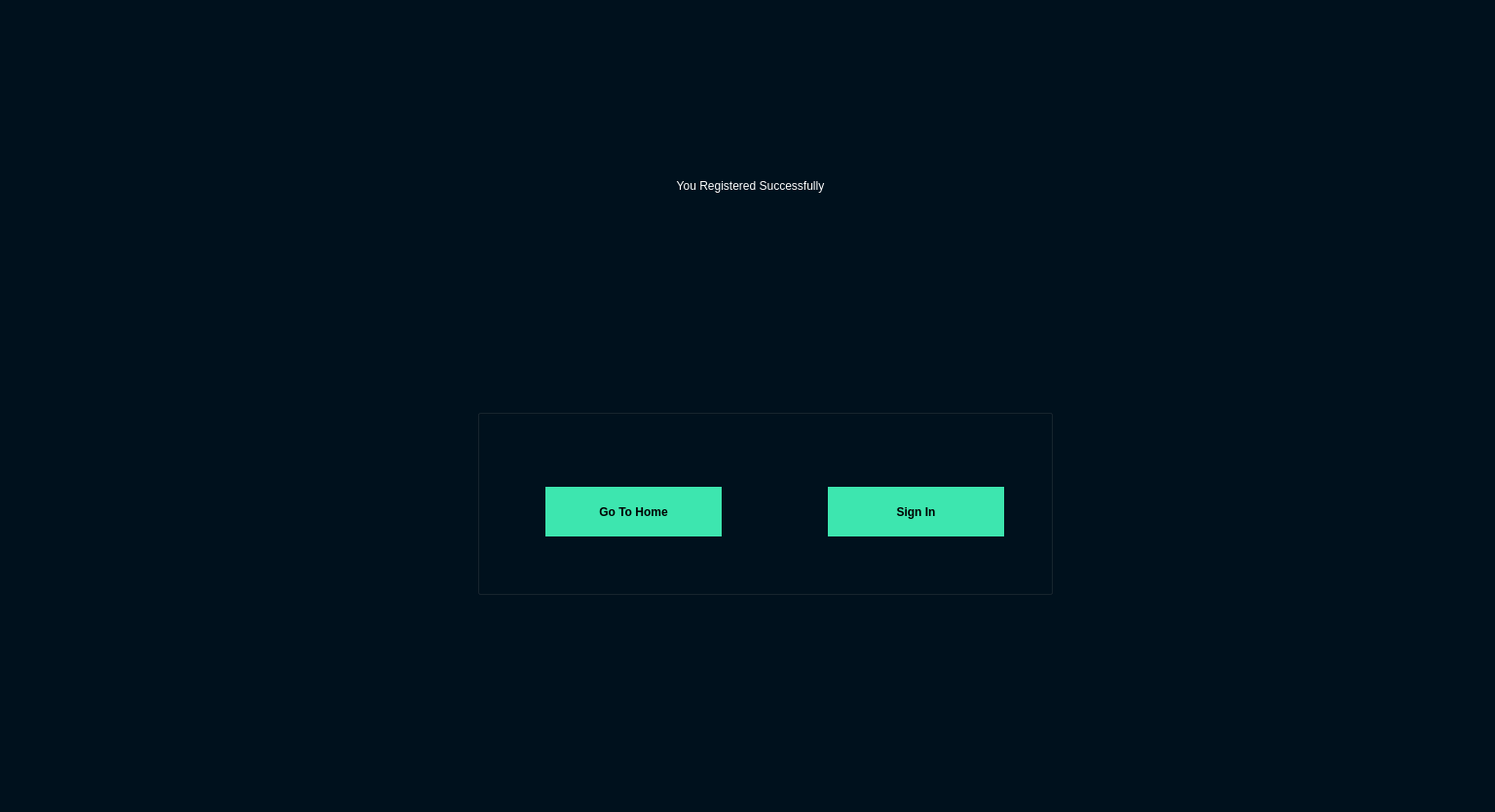
<?xml version="1.0" encoding="UTF-8"?>
<ui version="4.0">
 <class>sign_confirm</class>
 <widget class="QDialog" name="sign_confirm">
  <property name="geometry">
   <rect>
    <x>0</x>
    <y>0</y>
    <width>1535</width>
    <height>834</height>
   </rect>
  </property>
  <property name="windowTitle">
   <string>Dialog</string>
  </property>
  <property name="styleSheet">
   <string notr="true">QWidget
{
	background-color: #00111d;
	color: #000000;
	border-color: #000000;

}


/*-----QLabel-----*/
QLabel
{
	background-color: #00111d;
	color: #717e87;
	border-color: #000000;

}


/*-----QPushButton-----*/
QPushButton
{
	background-color: #3de6af;
	color: #000000;
	border-style: solid;
	border-color: #000000;
	font-weight : bold;
	padding: 13px;

}


QPushButton::hover
{
	background-color: #3dffaf;
	color: #000000;
	border-style: solid;
	border-color: #000000;
	font-weight : bold;
	padding: 13px;

}


QPushButton::pressed
{
	background-color: #3dc8af;
	color: #000000;
	border-style: solid;
	border-color: #000000;
	font-weight : bold;
	padding: 13px;

}


/*-----QToolButton-----*/
QToolButton
{
	background-color: #00111d;
	color: #000000;
	border-style: solid;
	border-color: #000000;
	padding: 5px;

}


QToolButton::hover
{
	background-color: #00111d;
	color: #000000;
	border-style: solid;
	border-width: 1px;
	border-color: #01dcff;

}


QToolButton::pressed
{
	background-color: #01dcff;
	color: #000000;
	border-style: solid;
	border-width: 1px;
	border-color: #01dcff;

}


/*-----QLineEdit-----*/
QLineEdit
{
	background-color: #082336;
	color: #3e93ff;
	border-style: solid;
	border-width: 2px;
	border-color: #1e4b6d;
	padding: 10px;

}


QLineEdit::hover
{
	background-color: #082336;
	color: #3e93ca;
	border-style: solid;
	border-width: 2px;
	border-color: #01dcff;
	padding: 10px;

}


QLineEdit::focus
{
	
	color: #3e93ca;
	border-style: solid;
	border-width: 2px;
	border-color: #01dcff;
	padding: 10px;

}


/*-----QCheckBox-----*/
QCheckBox
{
	background-color: transparent;
	color: #717e87;
	border-color: #000000;

}


QCheckBox::indicator
{
    color: #b1b1b1;
    background-color: #00111d;
    border: 1px solid #2aaaa8;
    width: 12px;
    height: 12px;

}</string>
  </property>
  <widget class="QLabel" name="label">
   <property name="geometry">
    <rect>
     <x>400</x>
     <y>140</y>
     <width>741</width>
     <height>101</height>
    </rect>
   </property>
   <property name="styleSheet">
    <string notr="true">font: italic 36pt &quot;Calibri&quot;;
color:white;
</string>
   </property>
   <property name="text">
    <string>You Registered Successfully</string>
   </property>
   <property name="alignment">
    <set>Qt::AlignCenter</set>
   </property>
  </widget>
  <widget class="QGroupBox" name="groupBox">
   <property name="enabled">
    <bool>true</bool>
   </property>
   <property name="geometry">
    <rect>
     <x>490</x>
     <y>420</y>
     <width>591</width>
     <height>191</height>
    </rect>
   </property>
   <property name="title">
    <string/>
   </property>
   <widget class="QPushButton" name="Home">
    <property name="geometry">
     <rect>
      <x>70</x>
      <y>80</y>
      <width>181</width>
      <height>51</height>
     </rect>
    </property>
    <property name="styleSheet">
     <string notr="true">font: 14pt &quot;Calibri&quot;;</string>
    </property>
    <property name="text">
     <string>Go To Home</string>
    </property>
   </widget>
   <widget class="QPushButton" name="pushButton_2">
    <property name="geometry">
     <rect>
      <x>360</x>
      <y>80</y>
      <width>181</width>
      <height>51</height>
     </rect>
    </property>
    <property name="styleSheet">
     <string notr="true">font: 14pt &quot;Calibri&quot;;</string>
    </property>
    <property name="text">
     <string>Sign In</string>
    </property>
   </widget>
  </widget>
 </widget>
 <resources/>
 <connections/>
</ui>
